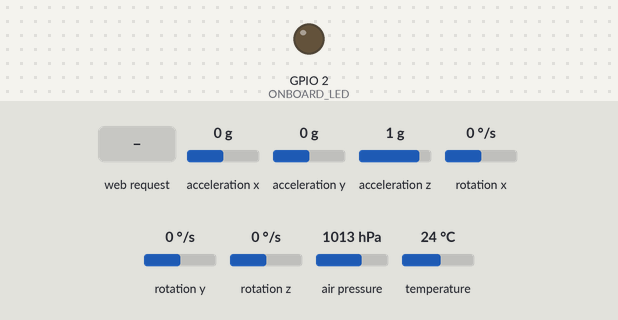
Simulated run of this program. Board: ESP32. Parts: output pins drawn as LEDs (lit = HIGH). The test bench sets the inputs (shaded band); at power-on: acceleration x 0 g, acceleration y 0 g, acceleration z 1 g, rotation x 0 °/s, rotation y 0 °/s, rotation z 0 °/s, air pressure 1013 hPa, temperature 24 °C. What the program prints to the serial monitor is not drawn.

Above: at 1.4 s.
1.5 s: HTTP request GET /start received
At 1.8 s:
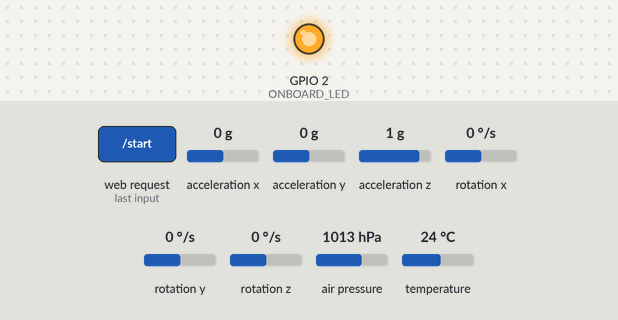
3.0 s: HTTP request GET /get received
At 4.1 s:
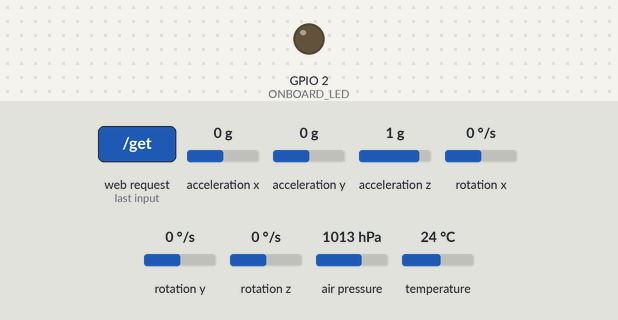
Timing chart, 0 to 6.0 s (numbered marks = the images above; inputs shaded):
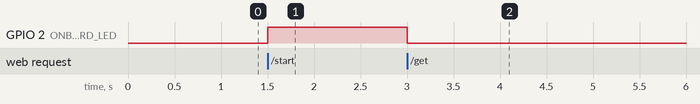

Measured:
- after the input at 1.5 s, GPIO 2 (ONBOARD_LED): LOW → HIGH at once
- after the input at 3.0 s, GPIO 2 (ONBOARD_LED): HIGH → LOW at once

The program:

main.cpp
```cpp
#include <WiFi.h>
#include <Wire.h>
#include <WebServer.h>
#include <Adafruit_Sensor.h>
#include <Adafruit_BMP280.h>
#include <Adafruit_BME280.h>
#include <Adafruit_MPU6050.h>

#define ONBOARD_LED 2

Adafruit_BMP280 bmp;
Adafruit_BME280 bme;
short bm = 0;
Adafruit_MPU6050 mpu;

const char *ssid = "ESP32-Access-Point";
const char *password = "WR_proj_2022";

IPAddress local_ip(192, 168, 1, 1);
IPAddress gateway(192, 168, 1, 1);
IPAddress subnet(255, 255, 255, 0);

WebServer server(80);

bool is_rec = false;
unsigned long rec_start = 0;
byte rec_time = 20;
byte rps = 100;
int max_values = rps * rec_time * 10;
float vals[20000];
unsigned short i = 0;

void start_rec()
{
  memset(vals, 0, sizeof(vals));
  i = 0;
  rec_start = millis();
  is_rec = true;
  digitalWrite(ONBOARD_LED, HIGH);
}

void handle_get()
{
  server.setContentLength(CONTENT_LENGTH_UNKNOWN);
  server.send(200, "text/csv", "time,accX,accY,accZ,rotX,rotY,rotZ,temp1,temp2,press\n");
  digitalWrite(ONBOARD_LED, HIGH);
  for (short row = 0; row < max_values; row = row + 10)
  {
    String ret = "";

    short sum = 0;
    for (byte column = 0; column < 10; column++)
    {
      sum += vals[row + column];
    }
    if (sum == 0)
    {
      server.sendContent(ret);
      break;
    }
    for (byte column = 0; column < 10; column++)
    {
      if (column < 9)
      {
        ret += String(vals[row + column]) + ",";
      }
      else
      {
        ret += String(vals[row + column]) + "\n";
      }
    }
    if (row % 5 == 0)
    {
      server.sendContent(ret);
    }
  }
  digitalWrite(ONBOARD_LED, LOW);
}

void handle_start()
{
  rec_time = 20;
  rps = 100;
  for (char j = 0; j < server.args(); j++)
  {
    if (server.argName(j) == "rec_time")
    {
      rec_time = server.arg(j).toInt();
    }
    if (server.argName(j) == "rps")
    {
      rps = server.arg(j).toInt();
    }
  }
  start_rec();
  Serial.print("started recording: ");
  Serial.print(rec_time);
  Serial.print(" - ");
  Serial.println(rps);
  char buf[100];
  sprintf(buf, "recording for %d seconds with %d rps", rec_time, rps);
  server.send(200, "text/plain", buf);
}

void saveVals()
{
  sensors_event_t a, g, temp;
  mpu.getEvent(&a, &g, &temp);
  vals[i] = millis();
  i++;
  vals[i] = a.acceleration.x;
  i++;
  vals[i] = a.acceleration.y;
  i++;
  vals[i] = a.acceleration.z;
  i++;
  vals[i] = g.gyro.x;
  i++;
  vals[i] = g.gyro.y;
  i++;
  vals[i] = g.gyro.z;
  i++;
  vals[i] = temp.temperature;
  i++;
  if (bm == 0)
  {
    vals[i] = bmp.readTemperature();
    i++;
    vals[i] = bmp.readPressure();
    i++;
  }
  else if (bm == 1)
  {
    vals[i] = bme.readTemperature();
    i++;
    vals[i] = bme.readPressure();
    i++;
  }
  else
  {
    vals[i] = -1;
    i++;
    vals[i] = -1;
    i++;
  }
}

bool waitInterval(unsigned long &expireTime, unsigned long timePeriod)
{
  unsigned long currentMillis = millis();
  if (currentMillis - expireTime >= timePeriod)
  {
    expireTime = currentMillis;
    return true;
  }
  else
    return false;
}

void setup()
{
  Serial.begin(9600);
  Wire.begin();

  pinMode(ONBOARD_LED, OUTPUT);

  if (!mpu.begin())
  {
    Serial.println("Failed to find MPU6050 chip");
  }
  Serial.println("MPU6050 Found!");

  if (!bmp.begin(0x76))
  {
    Serial.println("bmp280 not found, try bme280");
    bm++;
    if (!bme.begin(0x76))
    {
      Serial.println("Could not find a valid BME280 sensor, check wiring!");
      bm++;
    }
  }
  Serial.println("BME280 Found!");

  mpu.setAccelerometerRange(MPU6050_RANGE_8_G);
  mpu.setGyroRange(MPU6050_RANGE_500_DEG);
  mpu.setFilterBandwidth(MPU6050_BAND_21_HZ);

  Serial.print("Setting AP (Access Point)…");
  WiFi.softAP(ssid, password);
  delay(100);
  WiFi.softAPConfig(local_ip, gateway, subnet);
  IPAddress IP = WiFi.softAPIP();
  Serial.print("AP IP address: ");
  Serial.println(IP);

  server.on("/get", handle_get);
  server.on("/start", handle_start);
  server.on("/", []{server.send(200);});

  server.begin();

  delay(100);
}

void loop()
{
  server.handleClient();

  if (is_rec && waitInterval(rec_start, 1000 / rps))
  {
    saveVals();
    if (i / rps / 10 >= rec_time)
    {
      is_rec = false;
      digitalWrite(ONBOARD_LED, LOW);
      Serial.println("finished rec");
    }
  }
}
```
